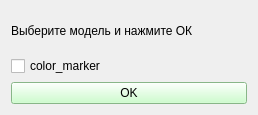
<?xml version="1.0" encoding="UTF-8"?>
<ui version="4.0">
 <class>FormRegMod</class>
 <widget class="QWidget" name="FormRegMod">
  <property name="geometry">
   <rect>
    <x>0</x>
    <y>0</y>
    <width>258</width>
    <height>115</height>
   </rect>
  </property>
  <property name="windowTitle">
   <string>RegMod</string>
  </property>
  <property name="styleSheet">
   <string notr="true"/>
  </property>
  <layout class="QGridLayout" name="gridLayout_2">
   <item row="0" column="0">
    <layout class="QGridLayout" name="gridLayout">
     <item row="0" column="0">
      <widget class="QLabel" name="label">
       <property name="text">
        <string>Выберите модель и нажмите ОК</string>
       </property>
      </widget>
     </item>
     <item row="2" column="0">
      <widget class="QPushButton" name="pushButton_calc_model">
       <property name="styleSheet">
        <string notr="true">background-color: rgb(191, 255, 191);</string>
       </property>
       <property name="text">
        <string>OK</string>
       </property>
      </widget>
     </item>
     <item row="1" column="0">
      <widget class="QCheckBox" name="checkBox_color_marker">
       <property name="text">
        <string>color_marker</string>
       </property>
       <property name="checked">
        <bool>false</bool>
       </property>
      </widget>
     </item>
    </layout>
   </item>
  </layout>
 </widget>
 <resources/>
 <connections/>
</ui>
